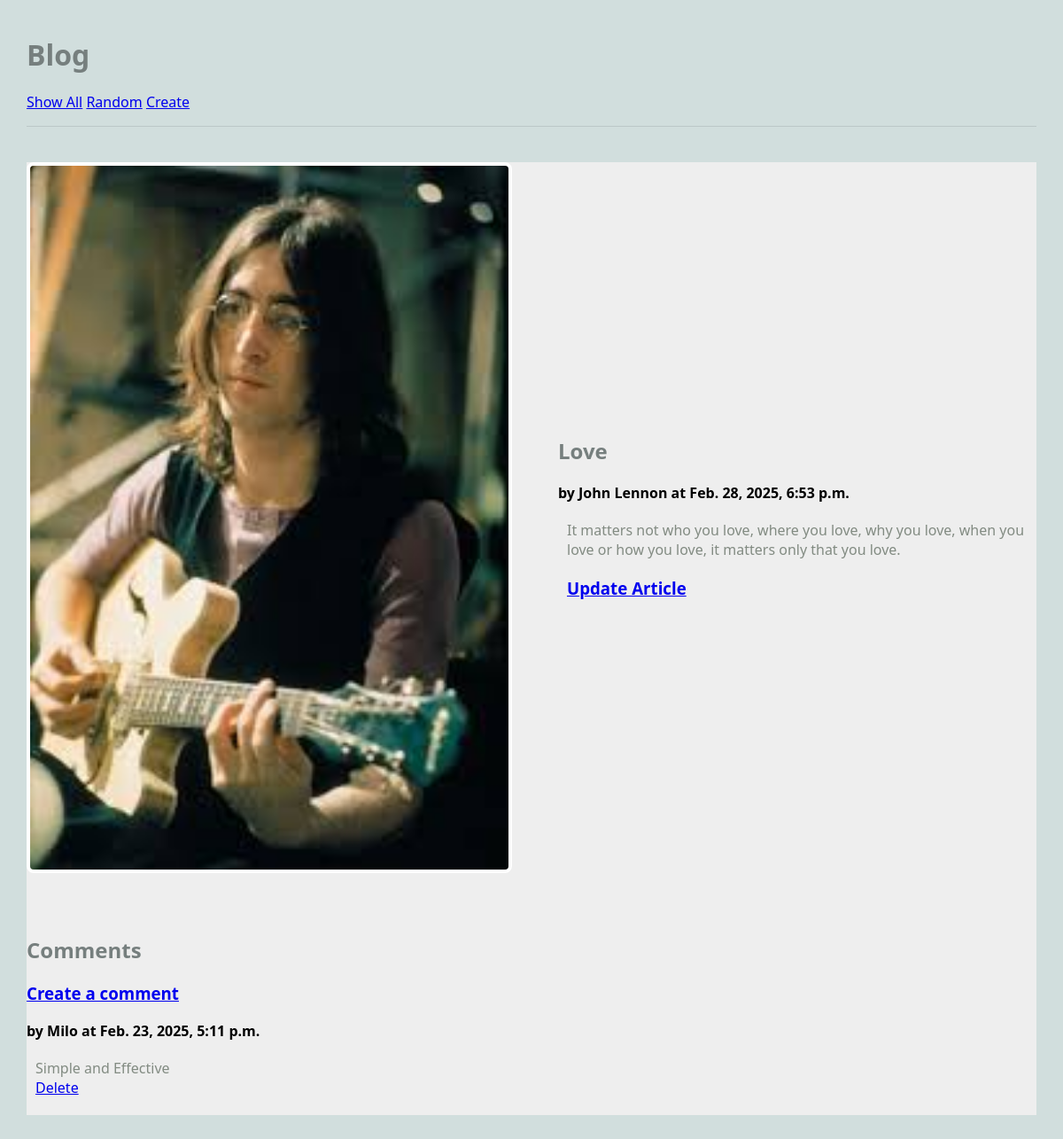
Screenshot of /blog/article/2 with the database file from the repository.
### blog/models.py (models this page shows, shortened)
class Article(models.Model):
    title = models.TextField(blank=True)
    author = models.TextField(blank=True)
    text = models.TextField(blank=True)
    published = models.DateTimeField(auto_now=True)
    image_file = models.ImageField(blank=True)
    def get_all_comments(self):
        return Comment.objects.filter(article=self)

class Comment(models.Model):
    article = models.ForeignKey(Article, on_delete=models.CASCADE)
    author = models.TextField(blank=False)
    text = models.TextField(blank=False)
    published = models.DateTimeField(auto_now=True)

### blog/views.py (the view)
# urls.py: path('article/<int:pk>', ArticleView.as_view(), name = "article"),
class ArticleView(DetailView):
    model = Article
    template_name = 'blog/article.html'
    context_object_name = 'article'

### blog/templates/blog/article.html (shortened to what this page needs)
{% extends 'blog/base.html' %}
{% block content %}
<main class="grid-container">
    <article class="featured">
        {% if article.image_file %}
		    <img src="{{article.image_file.url}}" alt="">
        {% else %}
            <h3>No Image</h3>
		{% endif %}
        <div>
        <h2>{{article.title}}</h2>
        <strong>by {{article.author}} at {{article.published}}</strong>
        <p>
        {{article.text}}
        </p>
        <h3>
            <a href="{% url 'update_article' article.pk %}">Update Article</a>
        </h3>
        </div>
    </article>
    <div>
    <h2>Comments</h2>
    <h3>
        <a href="{% url 'create_comment' article.pk %}">Create a comment</a>
    </h3>
    {% for comment in article.get_all_comments %}
    <article>
        <div>
        <strong>by {{comment.author}} at {{comment.published}}</strong>
        <p>
        {{comment.text}}
        <br>
        <a href="{% url 'delete_comment' comment.pk %}">Delete</a>
        </div>
    </article>
    {% endfor %}
    </div>
</main>
{% endblock %}

### static/blog.css (style rules this page uses)
body { margin: 30px; background: #d1dedd; font-family:'Segoe UI', Tahoma, Geneva, Verdana, sans-serif; }
h1, h2, h3 { color: #767f7e; }
p { color: #828b82; }
.grid-container { background: #eee; max-width: 900px; display: grid; grid-template-columns: repeat(3, 1fr); grid-gap: 10px; max-width: 1200px; margin: 20px auto; }
article.featured { grid-column: span 3; display: grid; gap: 60px; grid-template-columns: 1fr 1fr; align-items: center; border-bottom: 1px #bbc7c7; padding-bottom: 40px; }
article img, article.featured img { width: 100%; border: 4px solid #fff; border-radius: 8px; }
article p, article h3 { margin: 20px 10px; }

### rows the page displays
Article: image_file (picture), title "Love", author "John Lennon", published "Feb. 28, 2025, 6:53 p.m.", text "It matters not who you love, where you love, why you love, when you love or how you love, it matters only that you love."
Comment: author "Milo", published "Feb. 23, 2025, 5:11 p.m.", text "Simple and Effective"
